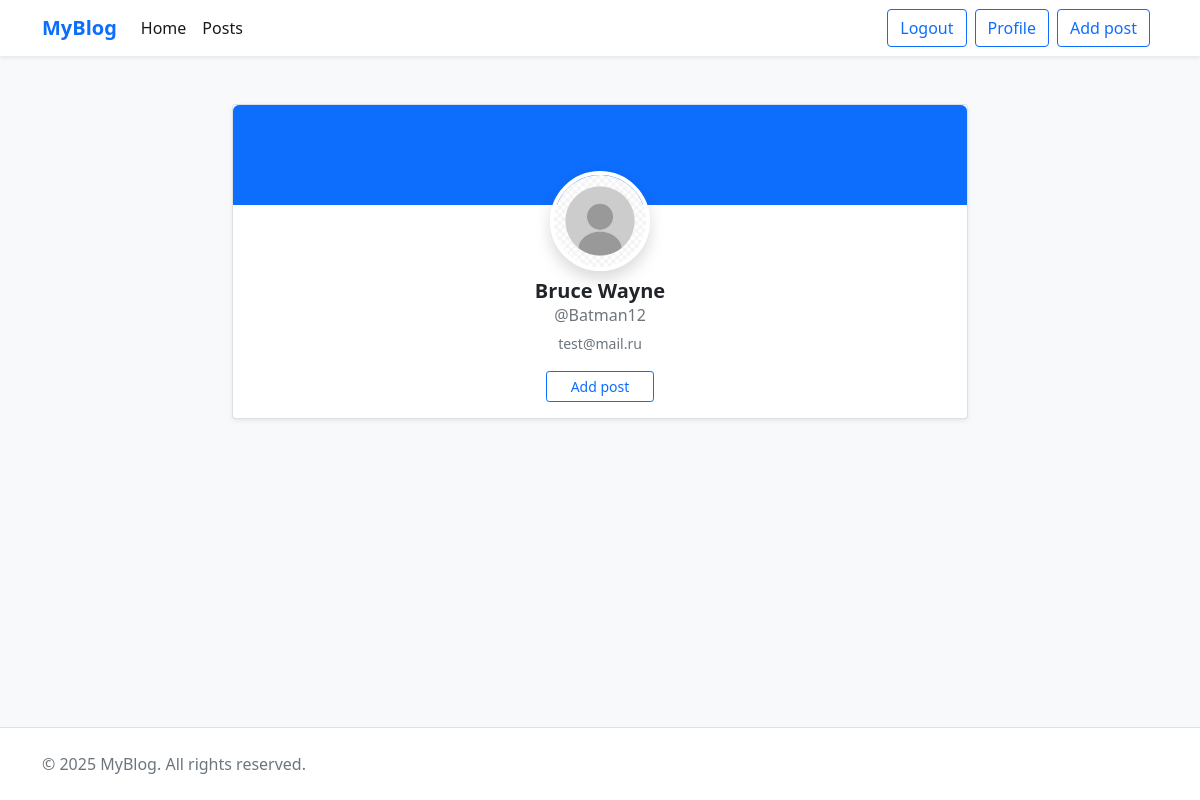
/users/profile/ (signed in), run on the app's committed database.
### users/models.py (models this page shows, shortened)
class CustomUser(AbstractUser):
    profile_picture = models.ImageField(upload_to='profile_pictures',blank=True,null=True)

### users/views.py (the view)
# urls.py: path('profile/',ProfileView.as_view(), name='profile'),
class ProfileView(View):
    def get(self,request):
        return render(request,'profile.html',{"user":request.user})

### users/templates/profile.html
{% extends 'base.html' %}
{% load static %}
{% block content %}
<div class="row justify-content-center mt-4">
  <div class="col-md-8">
    <div class="card shadow-sm">
      <div class="bg-primary" style="height: 100px; border-radius: 0.375rem 0.375rem 0 0;"></div>
      <div class="card-body text-center">
        {% if user.profile_picture %}
          <img src="{{ user.profile_picture.url }}"
               class="rounded-circle border border-4 border-white shadow"
               style="width:100px; height:100px; object-fit:cover; margin-top:-50px;">
        {% else %}
          <img src="{% static 'img/default.jpg' %}"
               class="rounded-circle border border-4 border-white shadow"
               style="width:100px; height:100px; object-fit:cover; margin-top:-50px;">
        {% endif %}
        {% if user.first_name or user.last_name %}
          <h5 class="fw-bold mt-2 mb-0">{{ user.first_name }} {{ user.last_name }}</h5>
        {% endif %}
        <span class="text-muted">@{{ user.username }}</span>
        {% if user.email %}
          <p class="text-muted mt-1 mb-3"><small>{{ user.email }}</small></p>
        {% endif %}
        <a href="{% url 'add_post' %}" class="btn btn-outline-primary btn-sm px-4">Add post</a>
      </div>
    </div>
  </div>
</div>
{% endblock content %}

### data on the page
CustomUser: first_name "Bruce", last_name "Wayne", username "Batman12", email "test@mail.ru"
